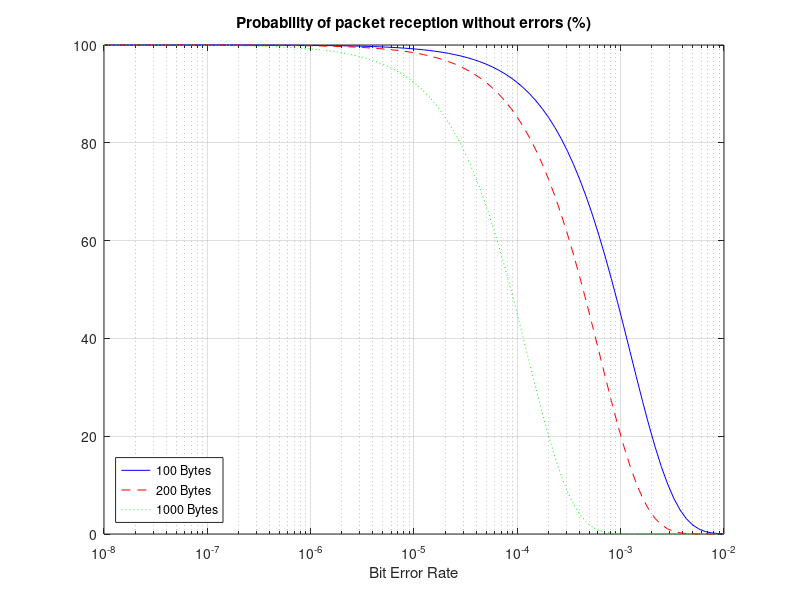
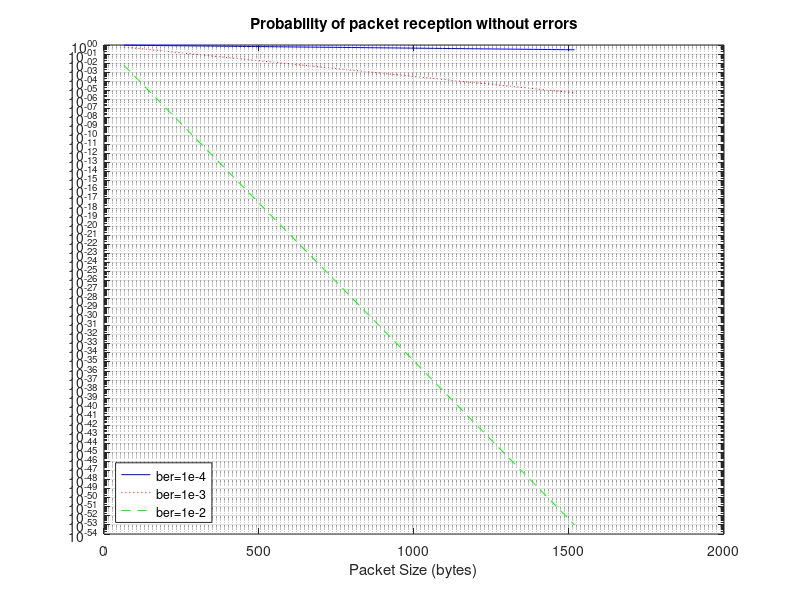

The MATLAB script that drew these images, in order:
%2a
n1 = 100 * 8;
p1 = 10^-2;
i1 = 0;
res1 = (nchoosek(n1, i1) * p1^i1 * (1-p1)^(n1-i1)) * 100;

%2b
n2 = 1000 * 8;
p2 = 10^-3;
i2 = 1;
res2 = (nchoosek(n2, i2) * p2^i2 * (1-p2)^(n2-i2)) * 100;

%2c
n3 = 200 * 8;
p3 = 10^-4;
res3 = (1 - (nchoosek(n3, 0) * p3^0 * (1-p3)^n3-0)) * 100;

%2d
p4 = logspace(-8, -2, 100);
f1 = (nchoosek(800, i1) * p4.^i1 .* (1-p4).^(800-i1)) * 100;
f2 = (nchoosek(1600, i1) * p4.^i1 .* (1-p4).^(1600-i1)) * 100;
f3 = (nchoosek(8000, i1) * p4.^i1 .* (1-p4).^(8000-i1)) * 100;
figure(1)
semilogx(p4, f1, 'b-', p4, f2, 'r--', p4, f3, 'g:')
title("Probability of packet reception without errors (%)")
xlabel("Bit Error Rate")
legend('100 Bytes', '200 Bytes', '1000 Bytes', 'location', 'SouthWest')
grid on

%2e
n5 = linspace(64*8, 1518*8, 100);
p = 10^-4;
f4 = 1 * p^0 * (1-p).^(n5-0);
p = 10^-3;
f5 = 1 * p^0 * (1-p).^(n5-0);
p = 10^-2;
f6 = 1 * p^0 * (1-p).^(n5-0);
figure(2)
semilogy(n5/8, f4, 'b-', n5/8, f5, 'r:', n5/8, f6, 'g--')
title("Probability of packet reception without errors")
xlabel("Packet Size (bytes)")
legend('ber=1e-4', 'ber=1e-3', 'ber=1e-2', 'location', 'SouthWest')
grid on